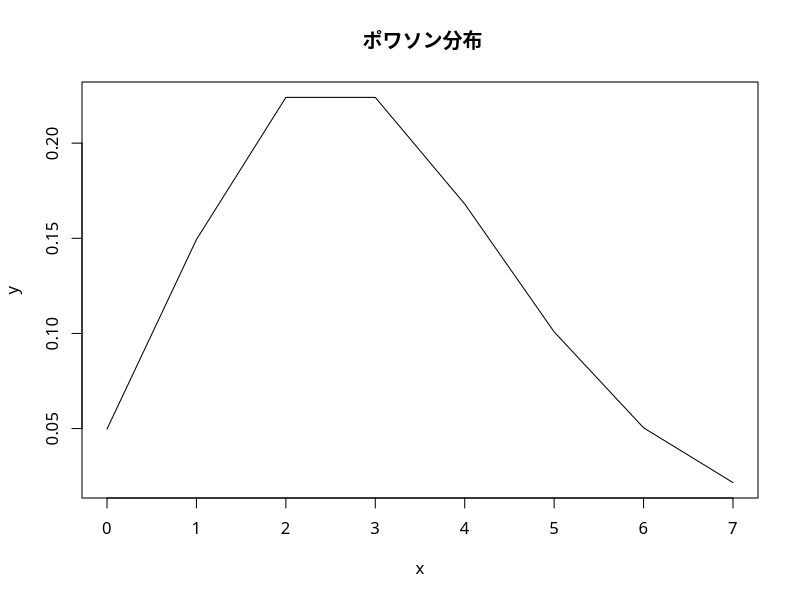

Generate this figure with R:
x = 0:7
y = dpois(x,3)
par(family="HiraMaruProN-W4")                  
plot(x,y,type='l',xlab='x',ylab='y',main=' ポワソン分布')
